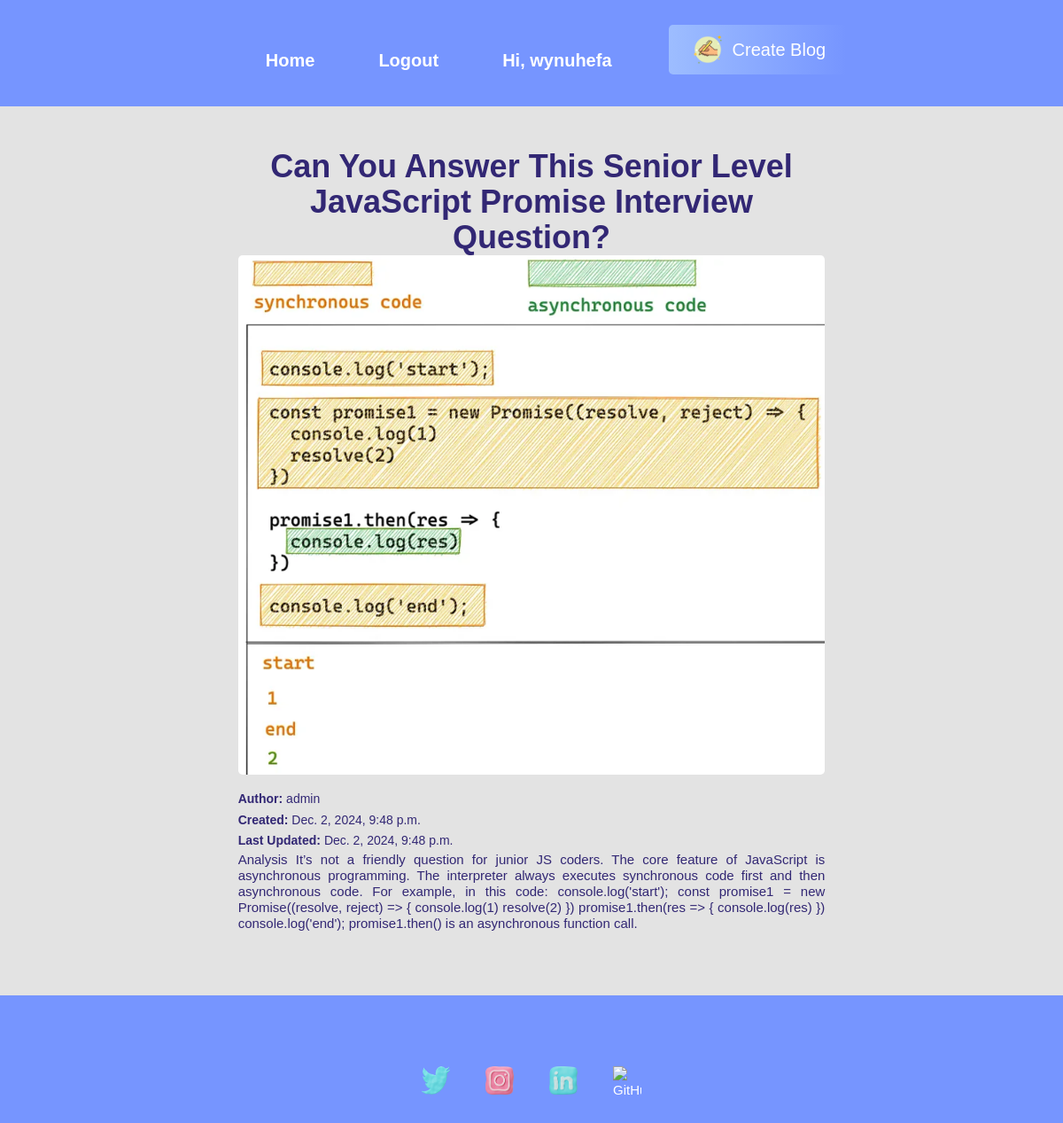
Screenshot of /view/18/ (signed in) with the database file from the repository.
### userauth/models.py (models this page shows)
class User(AbstractUser):
    email = models.EmailField(unique=True)
    username = models.CharField(max_length=50, unique=True)
    bio = models.CharField(max_length=255)
    image=models.ImageField(upload_to='profile/')
    USERNAME_FIELD = "email"  # Login will be with email instead of username
    REQUIRED_FIELDS = ["username"]
    def __str__(self):
        return self.username

### medium/models.py (models this page shows, shortened)
class Post(models.Model):
    title = models.CharField(max_length=100, verbose_name="Post Title")
    image = models.ImageField(upload_to='post/', verbose_name="Post Image")
    content = models.TextField(verbose_name="Post Content")
    author = models.ForeignKey(settings.AUTH_USER_MODEL, on_delete=models.CASCADE, verbose_name="Author")
    date_posted = models.DateTimeField(auto_now_add=True, verbose_name="Date Posted")
    date_updated = models.DateTimeField(auto_now=True, verbose_name="Last Updated")
    class Meta:
        ordering = ('-date_posted',)
        verbose_name = "Blog Post"
        verbose_name_plural = "Blog Posts"

### medium/views.py (the view)
# urls.py: path('view/<id>/', views.view, name='view'),
def view(request,id):
    post= Post.objects.get(id=id)
    context = {
        'post': post,
    }
    return render(request, 'blog/view.html', context)

### templates/blog/view.html (shortened to what this page needs)
{% extends "partials/base.html" %}
{% load static %}
{% load static tailwind_tags %}
{% block content %}
{% tailwind_css %}
<div class="container mx-auto my-5">
    <div class="flex justify-center">
        <div class="w-full md:w-2/3">
            <h1 class="text-4xl font-bold text-center ">{{ post.title }}</h1>
            {% if post.image %}
    <div class="flex justify-center mb-3">
        <img src="{{ post.image.url }}" alt="Post Image" class="img-fluid rounded-lg">
    </div>
{% endif %}
            <p class="mt-2"><strong>Author:</strong> {{ post.author.username }}</p>
            <p><strong>Created:</strong> {{ post.date_posted }}</p>
            <p><strong>Last Updated:</strong> {{ post.date_updated }}</p>
            <div class="mb-4 text-justify">
                <h5>{{ post.content }}</h5>
            </div>
        </div>
    </div>
</div>
{% endblock %}

### templates/partials/navbar.html
{% load static %}
{% load static tailwind_tags %}
<header class="header_area text-white py-4" style="background-color: #7695FF;">
  <div class="main_menu">
    <nav class="container mx-auto flex justify-center items-center">
      <ul class="flex justify-center space-x-10 mt-4">
        {% tailwind_css %}
        <li class="nav-item"><a class="nav-link hover:text-gray-200 font-bold h5" href="{% url 'medium:index' %}">Home</a></li>
        {% if user.is_authenticated %}
          <li class="nav-item"><a class="nav-link hover:text-gray-200 font-bold h5" href="{% url 'userauth:logout' %}">Logout</a></li>
          <li class="nav-item"><a class="nav-link hover:text-gray-200 font-bold h5" href="{% url 'userauth:profile' %}">Hi, {{ request.user }}</a></li>
        {% else %}
          <li class="nav-item"><a class="nav-link hover:text-gray-200 font-bold h5" href="{% url 'userauth:login' %}"><i class="fa fa-user"></i> Login</a></li>
          <li class="nav-item"><a class="nav-link hover:text-gray-200 font-bold h5" href="{% url 'userauth:register' %}">Register</a></li>
        {% endif %}
      </ul>
      {% if user.is_authenticated %}
      <div class="ml-5">
        <a href="{% url 'medium:create_blog' %}" class="flex items-center bg-gradient-to-r from-[#9DBDFF] to-grey text-white py-2 px-4 rounded-lg hover:bg-gradient-to-l transition duration-300 bold h5">
          <img src="/media/write.png" alt="Create Blog Icon" class="w-10 h-10 mr-2">
          Create Blog
        </a>
      </div>
      {% endif %}
    </nav>
  </div>
</header>

### static/css/index.css (style rules this page uses)
html { height:100%; margin: 0; display: flex; flex-direction: column; }
.img-fluid { border-radius: 8px; object-fit: cover; }
* { margin: 0; padding: 0; }
body { background-color: white; }
body { font-family: 'Poppins', sans-serif; font-weight: 300; font-size: 15px; line-height: 1.7; color: #322774; background-color: #e3e3e3; overflow-x: hidden; }
a { cursor: pointer; transition: all 200ms linear; }
p { font-weight: 500; font-size: 14px; line-height: 1.7; }
.mb-4 { margin-bottom: 20px; }
.text-justify { text-align: justify; word-wrap: break-word; overflow-wrap: break-word; }

### rows the page displays
User: user "wynuhefa"
Post: title "Can You Answer This Senior Level JavaScript Promise Interview Question?", image (picture), author.username "admin", date_posted "Dec. 2, 2024, 9:48 p.m.", date_updated "Dec. 2, 2024, 9:48 p.m.", content "Analysis It’s not a friendly question for junior JS coders. The core feature of JavaScript is asynchronous programming. The interpreter always executes synchronous code first and then asynchronous code. For example, in this code: console.log('start'); const promise1 = new Promise((resolve, reject) => { console.log(1) resolve(2) }) promise1.then(res => { console.log(res) }) console.log('end'); promise1.then() is an asynchronous function call."
